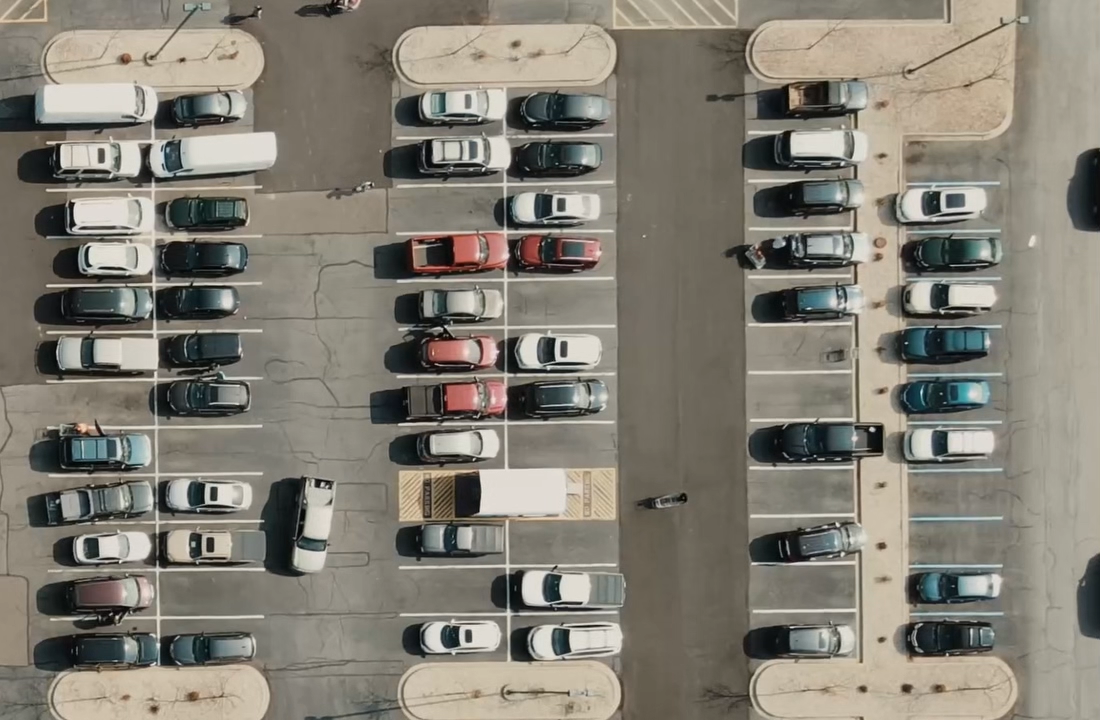
#> input picture Parking detection/parkinglot.png, 1100 x 720 px
$ python datacollection.py
#> lines starting #> are read from the running program, lines starting #| are printed output that depends on the picture; after the words box and inside, x2 and y2 are one past the last pixel; in counts of white or black regions, pixels touching at a corner belong together
import cv2
from PIL import Image
import matplotlib.pyplot as plt
import pickle
import os

working_dir = os.path.dirname(os.path.abspath(__file__))
# directory where the script is located
try:
    with open(f"{working_dir}/car_positions.pkl", 'rb') as f:
#> (reads Parking detection/car_positions.pkl from the repository)
        position_list = pickle.load(f)
except:
    position_list = []


width = 110 # cropped image dimensions
height = 45

save_dir = f"{working_dir}/cropped_images1"
# directory where cropped images will be saved

if not os.path.exists(save_dir):
    os.makedirs(save_dir)

def save_cropped_img(img, pos, index):
    cropped_img = img[pos[1]:pos[1]+height, pos[0]:pos[0]+width]
    save_path = os.path.join(save_dir, f'roi_{index}.png')
    cv2.imwrite(save_path, cropped_img)
    print(f'saved cropped image: {save_path}')
 # saving a cropped image

def mouseclick(events,x,y,flags,param):
    if events == cv2.EVENT_LBUTTONDOWN:
        position_list.append((x,y))
        save_cropped_img(cv2.resize(cv2.imread(f"{working_dir}/parkinglot.png"), (1280, 720)), (x, y), len(position_list))
    if events == cv2.EVENT_RBUTTONDOWN:
        for i, pos in enumerate(position_list):
            if pos[0] < x < pos[0]+width and pos[1] < y < pos[1]+height:
                del position_list[i]
                break
    with open(f"{working_dir}/car_positions.pkl", 'wb') as f:
        pickle.dump(position_list, f)

while True:

    img = cv2.imread(f"{working_dir}/parkinglot.png")
#> img is the input picture: shape (720, 1100, 3); mean B, G, R 116.6, 127.2, 131.7
    img = cv2.resize(img, (1280, 720))
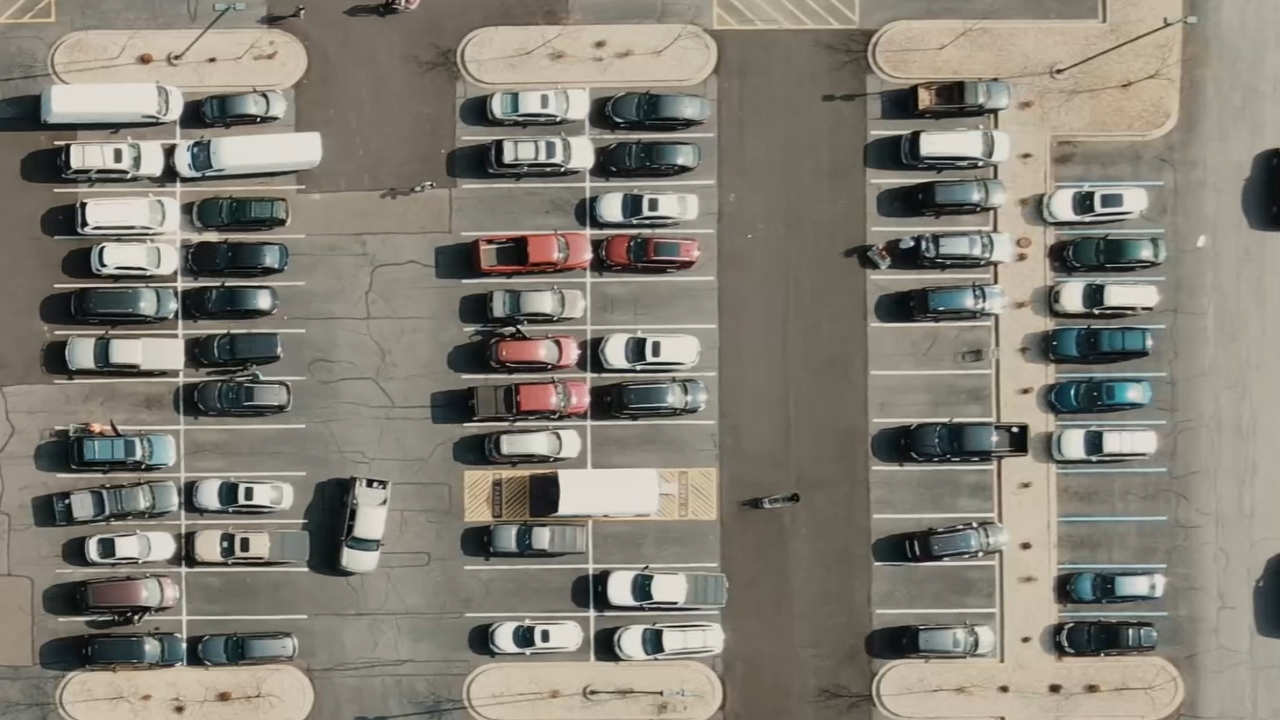
#> img: shape (720, 1280, 3); mean B, G, R 116.6, 127.2, 131.7
    for pos in position_list:
        cv2.rectangle(img, pos, (pos[0]+width,pos[1]+height), (255, 0, 255), 2)
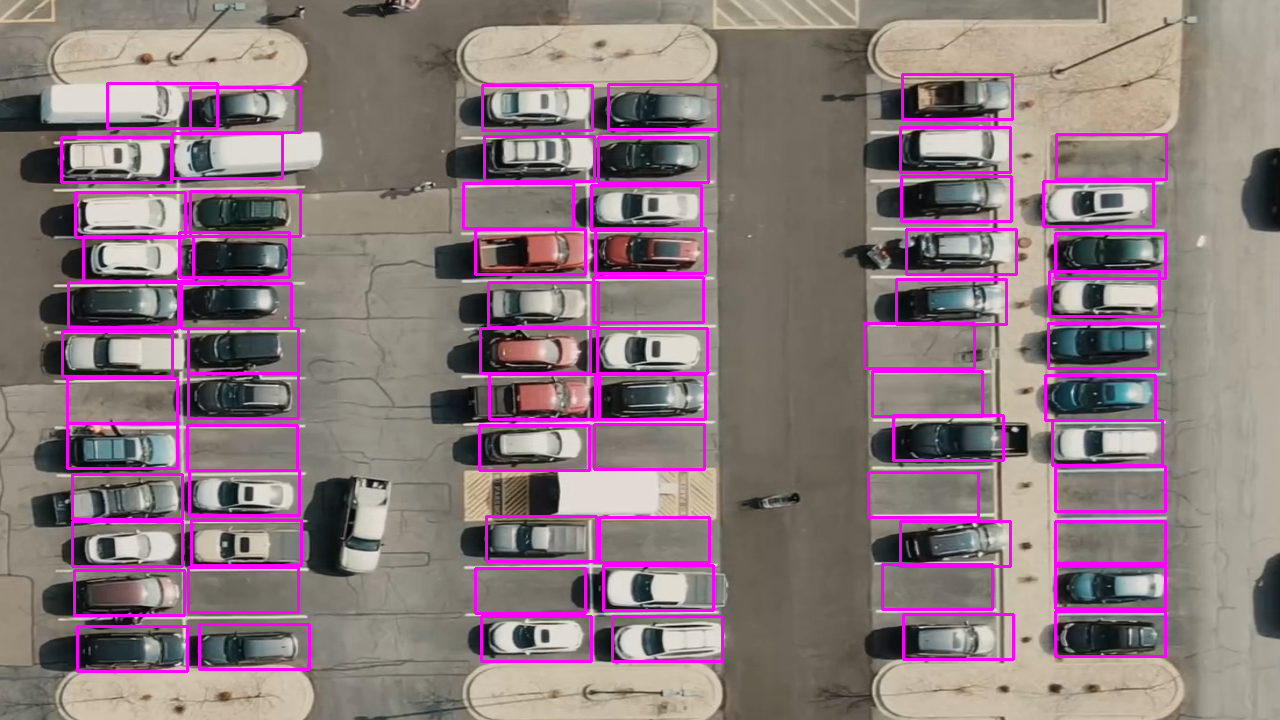
#> img: shape (720, 1280, 3); 6.43% of pixels changed, all inside (x1, y1, x2, y2) = (60, 73, 1168, 673)
    cv2.imshow('Image',img)
    cv2.setMouseCallback('Image', mouseclick)
    k = cv2.waitKey(1)
#> (key q is pressed here)
    if k == ord('q'):
        break
